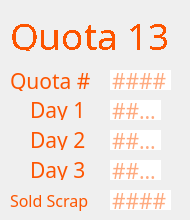
     <widget class="QWidget" name="page_13">
      <widget class="QLabel" name="label_79">
       <property name="geometry">
        <rect>
         <x>30</x>
         <y>100</y>
         <width>61</width>
         <height>20</height>
        </rect>
       </property>
       <property name="font">
        <font>
         <family>IBM 3270</family>
         <pointsize>16</pointsize>
        </font>
       </property>
       <property name="styleSheet">
        <string notr="true">color: rgb(253, 85, 0);
border: none;</string>
       </property>
       <property name="text">
        <string>Day 1</string>
       </property>
      </widget>
      <widget class="QLabel" name="label_80">
       <property name="geometry">
        <rect>
         <x>30</x>
         <y>130</y>
         <width>61</width>
         <height>20</height>
        </rect>
       </property>
       <property name="font">
        <font>
         <family>IBM 3270</family>
         <pointsize>16</pointsize>
        </font>
       </property>
       <property name="styleSheet">
        <string notr="true">color: rgb(253, 85, 0);
border: none;</string>
       </property>
       <property name="text">
        <string>Day 2</string>
       </property>
      </widget>
      <widget class="QLabel" name="label_81">
       <property name="geometry">
        <rect>
         <x>30</x>
         <y>160</y>
         <width>61</width>
         <height>20</height>
        </rect>
       </property>
       <property name="font">
        <font>
         <family>IBM 3270</family>
         <pointsize>16</pointsize>
        </font>
       </property>
       <property name="styleSheet">
        <string notr="true">color: rgb(253, 85, 0);
border: none;</string>
       </property>
       <property name="text">
        <string>Day 3</string>
       </property>
      </widget>
      <widget class="QLineEdit" name="q13d2">
       <property name="geometry">
        <rect>
         <x>110</x>
         <y>130</y>
         <width>51</width>
         <height>20</height>
        </rect>
       </property>
       <property name="font">
        <font>
         <family>IBM 3270</family>
         <pointsize>16</pointsize>
        </font>
       </property>
       <property name="styleSheet">
        <string notr="true">color: rgb(253, 85, 0);
border: none;</string>
       </property>
       <property name="maxLength">
        <number>4</number>
       </property>
       <property name="placeholderText">
        <string>####</string>
       </property>
      </widget>
      <widget class="QLineEdit" name="q13d3">
       <property name="geometry">
        <rect>
         <x>110</x>
         <y>160</y>
         <width>51</width>
         <height>20</height>
        </rect>
       </property>
       <property name="font">
        <font>
         <family>IBM 3270</family>
         <pointsize>16</pointsize>
        </font>
       </property>
       <property name="styleSheet">
        <string notr="true">color: rgb(253, 85, 0);
border: none;</string>
       </property>
       <property name="maxLength">
        <number>4</number>
       </property>
       <property name="placeholderText">
        <string>####</string>
       </property>
      </widget>
      <widget class="QLineEdit" name="q13d1">
       <property name="geometry">
        <rect>
         <x>110</x>
         <y>100</y>
         <width>51</width>
         <height>20</height>
        </rect>
       </property>
       <property name="font">
        <font>
         <family>IBM 3270</family>
         <pointsize>16</pointsize>
         <weight>50</weight>
         <bold>false</bold>
        </font>
       </property>
       <property name="styleSheet">
        <string notr="true">color: rgb(253, 85, 0);
border: none;</string>
       </property>
       <property name="inputMethodHints">
        <set>Qt::ImhNone</set>
       </property>
       <property name="text">
        <string/>
       </property>
       <property name="maxLength">
        <number>4</number>
       </property>
       <property name="readOnly">
        <bool>false</bool>
       </property>
       <property name="placeholderText">
        <string>####</string>
       </property>
      </widget>
      <widget class="QLabel" name="label_82">
       <property name="geometry">
        <rect>
         <x>10</x>
         <y>70</y>
         <width>81</width>
         <height>21</height>
        </rect>
       </property>
       <property name="font">
        <font>
         <family>IBM 3270</family>
         <pointsize>16</pointsize>
        </font>
       </property>
       <property name="styleSheet">
        <string notr="true">color: rgb(253, 85, 0);</string>
       </property>
       <property name="text">
        <string>Quota #</string>
       </property>
      </widget>
      <widget class="QLabel" name="label_83">
       <property name="geometry">
        <rect>
         <x>10</x>
         <y>10</y>
         <width>171</width>
         <height>41</height>
        </rect>
       </property>
       <property name="sizePolicy">
        <sizepolicy hsizetype="Fixed" vsizetype="Fixed">
         <horstretch>0</horstretch>
         <verstretch>0</verstretch>
        </sizepolicy>
       </property>
       <property name="font">
        <font>
         <family>IBM 3270</family>
         <pointsize>24</pointsize>
         <weight>50</weight>
         <italic>false</italic>
         <bold>false</bold>
         <stylestrategy>NoAntialias</stylestrategy>
        </font>
       </property>
       <property name="styleSheet">
        <string notr="true">font: 24pt &quot;IBM 3270&quot;;
color: rgb(253, 85, 0);</string>
       </property>
       <property name="text">
        <string>&lt;html&gt;&lt;head/&gt;&lt;body&gt;&lt;p&gt;&lt;span style=&quot; font-size:28pt;&quot;&gt;Quota 13&lt;/span&gt;&lt;/p&gt;&lt;/body&gt;&lt;/html&gt;</string>
       </property>
      </widget>
      <widget class="QLineEdit" name="q13">
       <property name="geometry">
        <rect>
         <x>110</x>
         <y>70</y>
         <width>61</width>
         <height>20</height>
        </rect>
       </property>
       <property name="font">
        <font>
         <family>IBM 3270</family>
         <pointsize>16</pointsize>
        </font>
       </property>
       <property name="styleSheet">
        <string notr="true">color: rgb(253, 85, 0);
border: none;</string>
       </property>
       <property name="text">
        <string/>
       </property>
       <property name="maxLength">
        <number>5</number>
       </property>
       <property name="readOnly">
        <bool>false</bool>
       </property>
       <property name="placeholderText">
        <string>####</string>
       </property>
      </widget>
      <widget class="QLabel" name="label_84">
       <property name="geometry">
        <rect>
         <x>10</x>
         <y>190</y>
         <width>91</width>
         <height>21</height>
        </rect>
       </property>
       <property name="font">
        <font>
         <family>IBM 3270</family>
         <pointsize>12</pointsize>
        </font>
       </property>
       <property name="styleSheet">
        <string notr="true">color: rgb(253, 85, 0);
border: none;</string>
       </property>
       <property name="text">
        <string>Sold Scrap</string>
       </property>
      </widget>
      <widget class="QLineEdit" name="q13sold">
       <property name="geometry">
        <rect>
         <x>110</x>
         <y>190</y>
         <width>61</width>
         <height>20</height>
        </rect>
       </property>
       <property name="font">
        <font>
         <family>IBM 3270</family>
         <pointsize>16</pointsize>
        </font>
       </property>
       <property name="styleSheet">
        <string notr="true">color: rgb(253, 85, 0);
border: none;</string>
       </property>
       <property name="maxLength">
        <number>5</number>
       </property>
       <property name="placeholderText">
        <string>####</string>
       </property>
      </widget>
     </widget>
